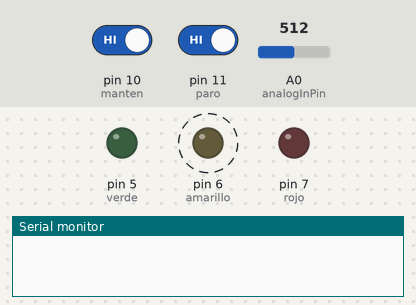
This sketch was run on a simulated Arduino Uno, built with avr-gcc and run on an emulated ATmega328P. Shown: output pins drawn as LEDs (lit = HIGH), the last lines printed to the serial monitor. Dashed ring = blinking. The test bench sets the inputs (shaded band); at power-on: pin 10 (manten) HIGH, pin 11 (paro) HIGH, A0 (analogInPin) = 512.

Above: at 1.8 s.
1.9 s: pin 10 (manten) driven LOW
At 2.6 s:
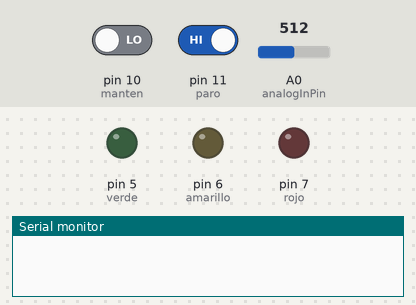
3.4 s: pin 11 (paro) driven LOW
At 5.0 s:
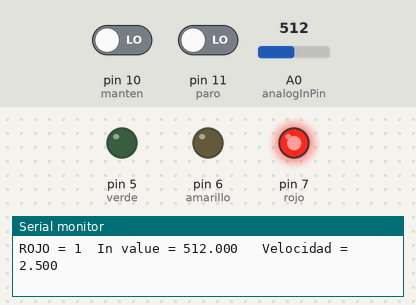
At 6.8 s:
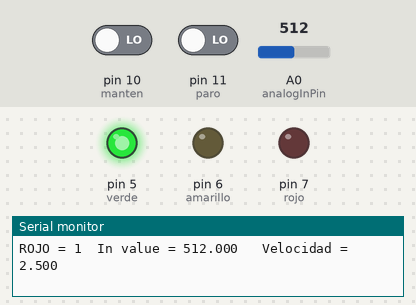
7.5 s: A0 (analogInPin) set to 4
11.6 s: A0 (analogInPin) set to 1
Timing chart, 0 to 14.1 s (numbered marks = the images above; inputs shaded):
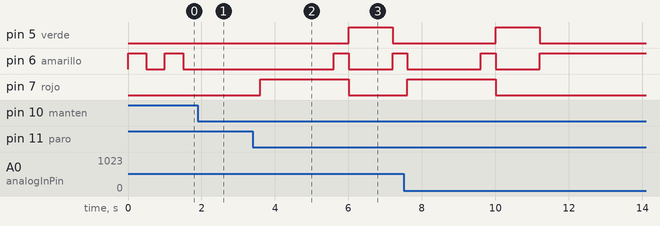

Measured:
- after the input at 1.9 s, pin 6 (amarillo): stays LOW (without the input it goes to HIGH after 0.11 s)
- after the input at 3.4 s, pin 5 (verde): LOW → HIGH after 2.6 s, → LOW 1.2 s later; pin 6 (amarillo): LOW → HIGH after 2.2 s, → LOW 0.40 s later, → HIGH 1.2 s later; pin 7 (rojo): LOW → HIGH after 0.20 s, → LOW 2.4 s later
- after the input at 11.6 s, every drawn part: stays the same
- by itself, pin 6 (amarillo): alternates HIGH for 0.50 s and LOW for 0.50 s

The sketch:

4._Semaforo2.ino
```cpp
// C++ code
//

const int analogInPin = A0;  //declaración pin de entrada analógica
const int manten = 10;
const int paro = 11;
const int rojo = 7;
const int amarillo = 6;
const int verde = 5;

float inValue=0;        // valor leido del potenciómetro (0-1023)
float outValue=0;       // valor traducido en voltios (0-5V)
int paro1=0;
int manten1=0;
int t1=0,t2=0,t3=0,t4=0,cont=0;

void setup() {
  Serial.begin(9600);

  pinMode(rojo, OUTPUT);
  pinMode(amarillo, OUTPUT);
  pinMode(verde, OUTPUT);
  pinMode(paro, INPUT);
  pinMode(manten, INPUT);
  pinMode(9, INPUT);
  pinMode(8, INPUT);

}

void loop() {

  // leer valor análogo de entrada:
  inValue = analogRead(analogInPin);
  // función map para conversión a valores de voltaje:
  outValue = map(inValue, 0, 1023, 0, 500);
  outValue=outValue/100;

  // wait 2 milliseconds before the next loop for the analog-to-digital
  // converter to settle after the last reading:
  delay(2);

  t1=500/outValue;
  t2=5000/outValue;
  t3=1000/outValue;
  t4=3000/outValue;

  paro1=digitalRead(paro);
  manten1=digitalRead(manten);

  if(manten1==LOW){
  	if(paro1==LOW){
    	delay(t1);
    	digitalWrite(amarillo,LOW);
    	digitalWrite(rojo,HIGH);
      	cont=cont+1;
      	// imprimir valores en el monitor serial:
  		Serial.print("ROJO = ");
  		Serial.print(cont);
  		Serial.print("\tIn value = ");
  		Serial.print(inValue,3);
  		Serial.print("\t Velocidad = ");
  		Serial.println(outValue,3);
    	delay(t2);
    	digitalWrite(rojo,HIGH);
    	digitalWrite(amarillo,HIGH);
    	delay(t3);
    	digitalWrite(rojo,LOW);
    	digitalWrite(amarillo,LOW);
    	digitalWrite(verde,HIGH);
    	delay(t4);
    	digitalWrite(verde,LOW);
    	digitalWrite(amarillo,HIGH);
    	delay(t1);
  	}
  	else{
    	digitalWrite(rojo,LOW);
    	digitalWrite(verde,LOW);
    	digitalWrite(amarillo,LOW);
  	}
  }
  else{
    digitalWrite(amarillo,HIGH);
    delay(500);
    digitalWrite(amarillo,LOW);
    delay(500);
  }


}
```
